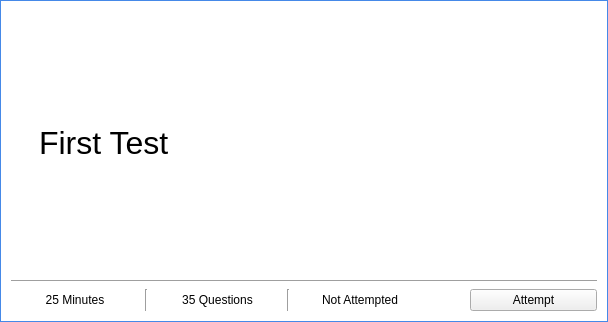
<?xml version="1.0" encoding="UTF-8"?>
<ui version="4.0">
 <class>TestListing</class>
 <widget class="QWidget" name="TestListing">
  <property name="geometry">
   <rect>
    <x>0</x>
    <y>0</y>
    <width>608</width>
    <height>322</height>
   </rect>
  </property>
  <property name="sizePolicy">
   <sizepolicy hsizetype="Fixed" vsizetype="Fixed">
    <horstretch>0</horstretch>
    <verstretch>0</verstretch>
   </sizepolicy>
  </property>
  <property name="minimumSize">
   <size>
    <width>600</width>
    <height>100</height>
   </size>
  </property>
  <property name="windowTitle">
   <string>Form</string>
  </property>
  <property name="styleSheet">
   <string notr="true">#TestListing {
background: #fff;
border: 1px solid #4589e8;
}</string>
  </property>
  <layout class="QVBoxLayout" name="verticalLayout_2">
   <item>
    <layout class="QVBoxLayout" name="verticalLayout" stretch="2,0,1">
     <item>
      <widget class="QLabel" name="testname">
       <property name="sizePolicy">
        <sizepolicy hsizetype="Preferred" vsizetype="Preferred">
         <horstretch>0</horstretch>
         <verstretch>2</verstretch>
        </sizepolicy>
       </property>
       <property name="font">
        <font>
         <family>Segoe UI</family>
         <pointsize>24</pointsize>
        </font>
       </property>
       <property name="styleSheet">
        <string notr="true">#testname {
margin-left: 20px;
}</string>
       </property>
       <property name="text">
        <string>First Test</string>
       </property>
       <property name="margin">
        <number>0</number>
       </property>
      </widget>
     </item>
     <item>
      <widget class="Line" name="line">
       <property name="styleSheet">
        <string notr="true"/>
       </property>
       <property name="orientation">
        <enum>Qt::Horizontal</enum>
       </property>
      </widget>
     </item>
     <item>
      <layout class="QHBoxLayout" name="horizontalLayout" stretch="1,1,1,1,1,0,1">
       <item>
        <widget class="QLabel" name="time">
         <property name="sizePolicy">
          <sizepolicy hsizetype="Preferred" vsizetype="Preferred">
           <horstretch>0</horstretch>
           <verstretch>1</verstretch>
          </sizepolicy>
         </property>
         <property name="text">
          <string>25 Minutes</string>
         </property>
         <property name="alignment">
          <set>Qt::AlignCenter</set>
         </property>
        </widget>
       </item>
       <item>
        <widget class="Line" name="line_2">
         <property name="orientation">
          <enum>Qt::Vertical</enum>
         </property>
        </widget>
       </item>
       <item>
        <widget class="QLabel" name="questioncount">
         <property name="sizePolicy">
          <sizepolicy hsizetype="Preferred" vsizetype="Preferred">
           <horstretch>0</horstretch>
           <verstretch>1</verstretch>
          </sizepolicy>
         </property>
         <property name="text">
          <string>35 Questions</string>
         </property>
         <property name="alignment">
          <set>Qt::AlignCenter</set>
         </property>
        </widget>
       </item>
       <item>
        <widget class="Line" name="line_3">
         <property name="orientation">
          <enum>Qt::Vertical</enum>
         </property>
        </widget>
       </item>
       <item>
        <widget class="QLabel" name="attempted">
         <property name="sizePolicy">
          <sizepolicy hsizetype="Preferred" vsizetype="Preferred">
           <horstretch>0</horstretch>
           <verstretch>1</verstretch>
          </sizepolicy>
         </property>
         <property name="text">
          <string>Not Attempted</string>
         </property>
         <property name="alignment">
          <set>Qt::AlignCenter</set>
         </property>
        </widget>
       </item>
       <item>
        <spacer name="horizontalSpacer">
         <property name="orientation">
          <enum>Qt::Horizontal</enum>
         </property>
         <property name="sizeHint" stdset="0">
          <size>
           <width>40</width>
           <height>20</height>
          </size>
         </property>
        </spacer>
       </item>
       <item>
        <widget class="QPushButton" name="attempt">
         <property name="text">
          <string>Attempt</string>
         </property>
        </widget>
       </item>
      </layout>
     </item>
    </layout>
   </item>
  </layout>
 </widget>
 <resources/>
 <connections/>
</ui>
